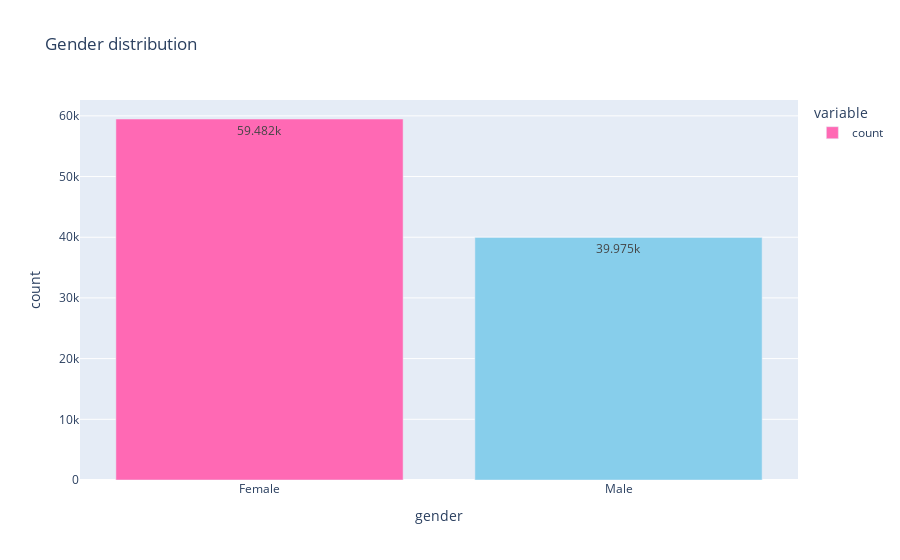

Write notebook code for a chart like this one.
### Code cell
gender_distribution_px(df)

### Figure 1 — Plotly figure (JSON) as saved in the notebook; plotly's stock layout.template omitted (floating-point values rounded to 4 significant figures)
{"data": [{"alignmentgroup": "True", "hovertemplate": "variable=count<br>gender=%{x}<br>count=%{y}<extra></extra>", "legendgroup": "count", "marker": {"color": ["#FF69B4", "#87CEEB"], "pattern": {"shape": ""}}, "name": "count", "offsetgroup": "count", "orientation": "v", "showlegend": true, "textposition": "auto", "texttemplate": "%{y}", "type": "bar", "x": ["Female", "Male"], "xaxis": "x", "y": [59482, 39975], "yaxis": "y"}], "layout": {"barmode": "relative", "legend": {"title": {"text": "variable"}, "tracegroupgap": 0}, "title": {"text": "Gender distribution"}, "xaxis": {"anchor": "y", "domain": [0, 1], "title": {"text": "gender"}, "type": "category"}, "yaxis": {"anchor": "x", "domain": [0, 1], "title": {"text": "count"}}}}
